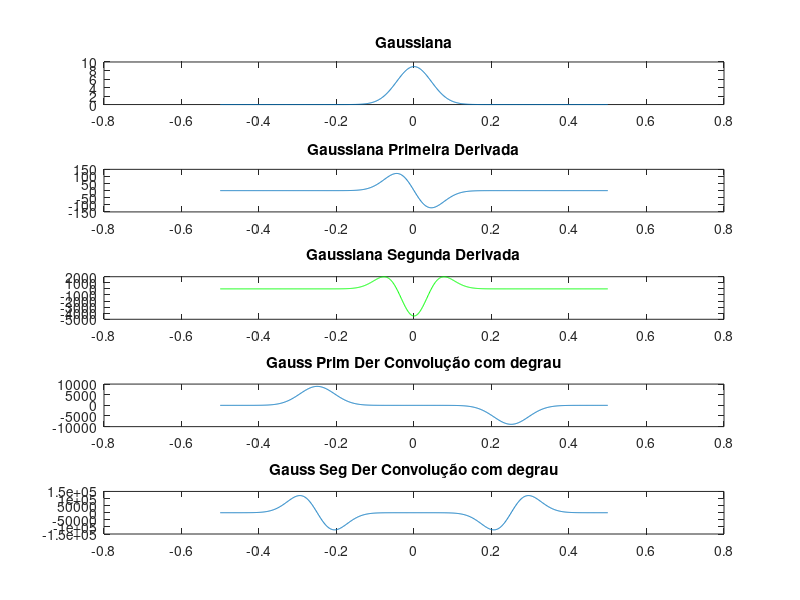

Source code (MATLAB):
L = 1; A = 1; a = 1/1000; p = 1/1000; paux = 1/p;

x = linspace(-L/2, L/2, paux);
u = [zeros(1, paux/2) A*ones(1, paux/2)];

for i = 1 : paux
    G(i) = (1/(2*(sqrt(pi*a))))*(exp(-1*((x(i)^2))/(4*a)));
endfor

for i = 1 : paux
    G01(i) = (1/(4*(sqrt(pi*(a*a*a)))))*(-x(i)*(exp(-1*((x(i)^2))/(4*a))));
endfor

for i = 1 : paux
    G02(i) = ((1/(4*(sqrt(pi*(a*a*a)))))*(exp(-1*((x(i)^2))/(4*a))))*(((x(i)^2)/(2*a))-1);
endfor

C01 = conv(G01, u);
C01ajustada = C01(750:end-250);
C02 = conv(G02, u);
C02ajustada = C02(750:end-250);

figure;
subplot(5, 1, 1);
plot(x, G);
title('Gaussiana');
subplot(5, 1, 2);
plot(x, G01);
title('Gaussiana Primeira Derivada');
subplot(5, 1, 3);
plot(x, G02, 'g');
title('Gaussiana Segunda Derivada');
subplot(5, 1, 4);
plot(x, C01ajustada);
title('Gauss Prim Der Convolução com degrau');
subplot(5, 1, 5);
plot(x, C02ajustada);
title('Gauss Seg Der Convolução com degrau');

